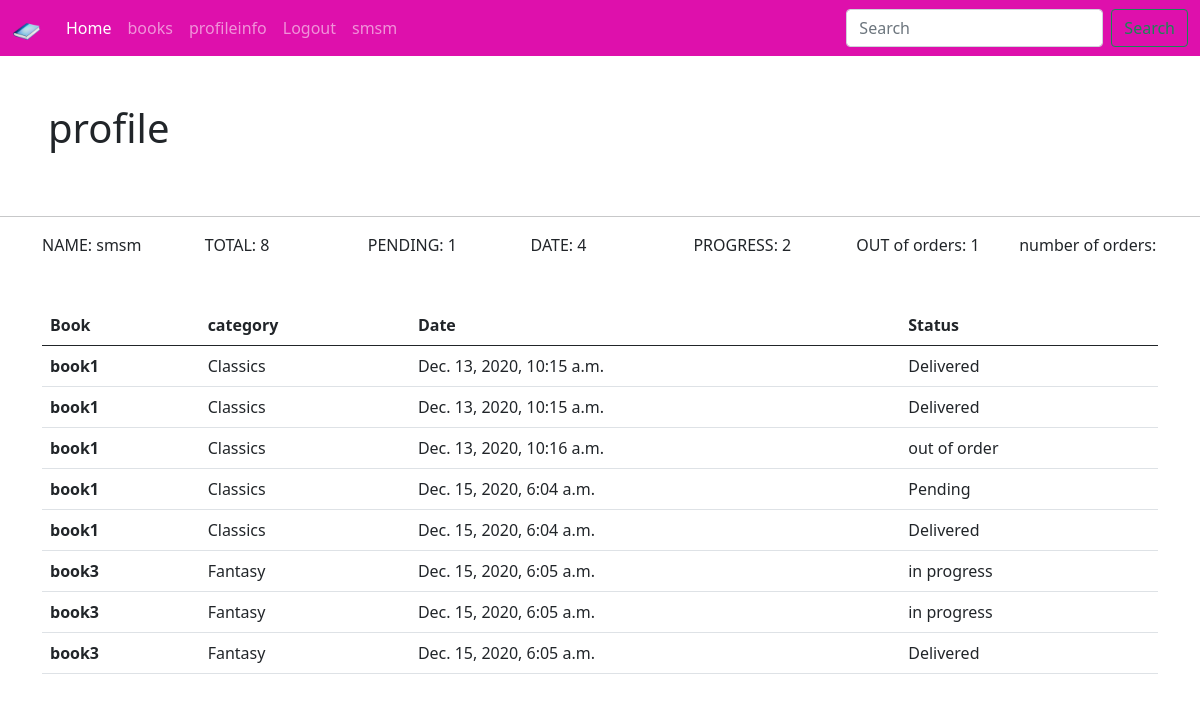
The page /accounts/user/ (signed in) on the database its author committed.
### bookstore/models.py (models this page shows)
class Order(models.Model):
    STATUS= (
        ('Pending','Pending'),
        ('Delivered','Delivered'),
        ('in progress','in progress'),
        ('out of order','out of order')
    )
    customer = models.ForeignKey(Customer, null=True, on_delete=models.SET_NULL)
    book = models.ForeignKey(Book, null=True, on_delete=models.SET_NULL)
    tags = models.ManyToManyField(Tag)
    date_created = models.DateTimeField(auto_now_add=True, null=True)
    status =  models.CharField(max_length=200, null=True,choices=STATUS)

class Book(models.Model):
    CATEGORY = (
        ('Classics','Classics'),
        ('Comic Book','Comic Book'),
        ('Fantasy','Fantasy'),
        ('Horror','Horror')
    )
    name = models.CharField(max_length=190, null=True)
    author = models.CharField(max_length=190, null=True)
    price = models.FloatField( null=True)
    category = models.CharField(max_length=190, null=True, choices=CATEGORY)
    description = models.CharField(max_length=200, null=True)
    tags = models.ManyToManyField(Tag)
    date_created = models.DateTimeField(auto_now_add=True, null=True)
    def __str__(self):
         return self.name

### accounts/decorators.py (the view)
        def wrapper_func(request , *args,**kwargs):
            group = None
            if request.user.groups.exists():
               group =  request.user.groups.all()[0].name
            if group in allowedGroups:
               return view_func(request , *args,**kwargs)
            else:
                return redirect('user_profile')

### accounts/views.py (called while the page is built)
@login_required(login_url='login')
@allowedUsers(allowedGroups=['customer'])
def userProfile(request):
    orders= request.user.customer.order_set.all()
    T_orders= orders.count()
    P_orders= orders.filter(status= 'Pending').count()
    D_orders= orders.filter(status= 'Delivered').count()
    PROG_orders= orders.filter(status= 'in progress').count()
    OUT_orders= orders.filter(status= 'out of order').count()
    context= {
         'orders':orders,
         'T_orders':T_orders,
         'P_orders':P_orders,
         'D_orders':D_orders,
         'PROG_orders':PROG_orders,
         'OUT_orders':OUT_orders,
    }
    return render(request, 'registration/profile.html', context)

### accounts/templates/registration/profile.html
{% extends 'bookstore/base.html' %}
  {% load static %}
 {% load bootstrap4 %}
 {% block body %}
 <h1 class= "p-5">profile</h1>
<hr>
 <div class="container pb-5">
  <div class="row">
    <div class="col-sm">
      NAME: {{request.user.username}}
    </div>
    <div class="col-sm">
      TOTAL: {{T_orders}}
    </div>
    <div class="col-sm">
      PENDING: {{P_orders}}
    </div>
     <div class="col-sm">
      DATE: {{D_orders}}
    </div>
     <div class="col-sm">
      PROGRESS: {{PROG_orders}}
    </div>
     <div class="col-sm">
      OUT of orders: {{OUT_orders}}
    </div>
     <div class="col-sm">
      number of orders: {{number_orders}}
    </div>
  </div>
</div>
 <div class="container">
 <table class="table">
  <thead class="thead-dark">
    <tr>
      <th scope="col">Book</th>
      <th scope="col">category</th>
      <th scope="col">Date</th>
      <th scope="col">Status</th>
    </tr>
  </thead>
  <tbody>
   {% for b in orders %}
    <tr>
      <th scope="row">{{b.book}}</th>
      <td>{{b.book.category}}</td>
      <td>{{b.date_created}}</td>
      <td>{{b.status}}</td>
    </tr>
   {% endfor %}
  </tbody>
</table>
</div>
{% endblock body %}

### bookstore/templates/bookstore/base.html (shortened to what this page needs)
{% load static %}
<!DOCTYPE html>
<html>
<head>
  <link href="https://cdn.jsdelivr.net/npm/bootstrap@5.0.0-beta1/dist/css/bootstrap.min.css" rel="stylesheet">
  <link rel="stylesheet" href="https://pro.fontawesome.com/releases/v5.10.0/css/all.css"/>
  <link rel="stylesheet" type="text/css" href="{% static 'css/style.css' %}">
</head>
<body>
{% include 'bookstore/navbar.html' %}
 {% block body %}
{% endblock body %}
</body>
</html>

### bookstore/templates/bookstore/navbar.html (shortened to what this page needs)
{% load static %}
<nav class="navbar navbar-expand-lg navbar-dark bg-dark">
  <div class="container-fluid">
    <div class="collapse navbar-collapse" id="navbarTogglerDemo01">
      <a class="navbar-brand" href="{% url 'bookstore:home' %}">
       <img src="{% static '/img/book1.png' %}" alt="" width="30" height="24">
      </a>
      <ul class="navbar-nav me-auto mb-2 mb-lg-0">
      {% if request.user.is_staff %}
        <li class="nav-item">
          <a class="nav-link active" aria-current="page" href="{% url 'bookstore:home' %}">Home</a>
        </li>
        <li class="nav-item">
          <a class="nav-link" href="{% url 'bookstore:books' %}">books</a>
        </li>
        {% endif %}
        <li class="nav-item">
          <a class="nav-link" href="{% url 'accounts:profile_info' %}">profileinfo</a>
        </li>
          <li class="nav-item">
          <a class="nav-link" href="{% url 'accounts:logout' %}">Logout</a>
        </li>
        <li class="nav-item">
           <a class="nav-link" href="#">{{request.user}}</a>
        </li>
           </ul>
      <form class="d-flex">
        <input class="form-control me-2" type="search" placeholder="Search" aria-label="Search">
        <button class="btn btn-outline-success" type="submit">Search</button>
      </form>
    </div>
  </div>
</nav>

### static/css/style.css (style rules this page uses)
.bg-dark { background-color: #de10ac!important; }

### rows shown on the page
Order: book "book1", book.category "Classics", date_created "Dec. 13, 2020, 10:15 a.m.", status "Delivered"
Order: book "book1", book.category "Classics", date_created "Dec. 13, 2020, 10:15 a.m.", status "Delivered"
Order: book "book1", book.category "Classics", date_created "Dec. 13, 2020, 10:16 a.m.", status "out of order"
Order: book "book1", book.category "Classics", date_created "Dec. 15, 2020, 6:04 a.m.", status "Pending"
Order: book "book1", book.category "Classics", date_created "Dec. 15, 2020, 6:04 a.m.", status "Delivered"
Order: book "book3", book.category "Fantasy", date_created "Dec. 15, 2020, 6:05 a.m.", status "in progress"
Order: book "book3", book.category "Fantasy", date_created "Dec. 15, 2020, 6:05 a.m.", status "in progress"
Order: book "book3", book.category "Fantasy", date_created "Dec. 15, 2020, 6:05 a.m.", status "Delivered"

### other values the page prints
{{ request.user }} "smsm"
{{ request.user.username }} "smsm"
{{ T_orders }} "8"
{{ P_orders }} "1"
{{ D_orders }} "4"
{{ PROG_orders }} "2"
{{ OUT_orders }} "1"
